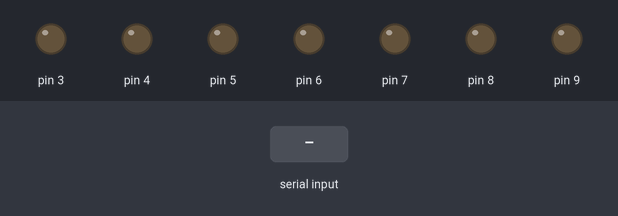
The program below on a simulated Arduino Pro Mini, built with avr-gcc and run on an emulated ATmega328P. Parts: output pins drawn as LEDs (lit = HIGH). Inputs (shaded band) come from the test bench.

Above: at 1.2 s.
1.3 s: "8" received over the second serial link
At 2.4 s:
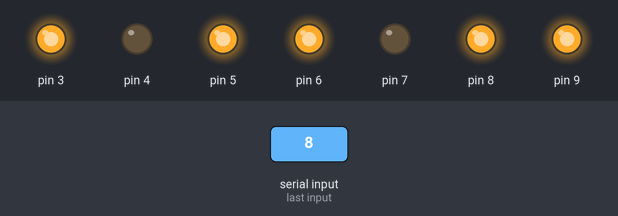
2.8 s: "4" received over the second serial link
At 3.5 s:
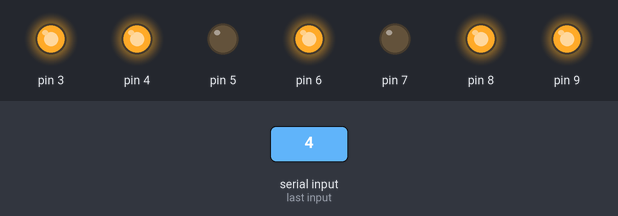
4.3 s: "2" received over the second serial link
At 4.7 s:
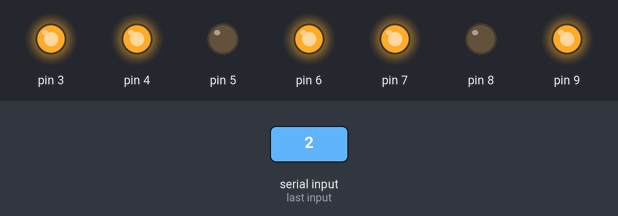
5.8 s: "6" received over the second serial link
At 7.0 s:
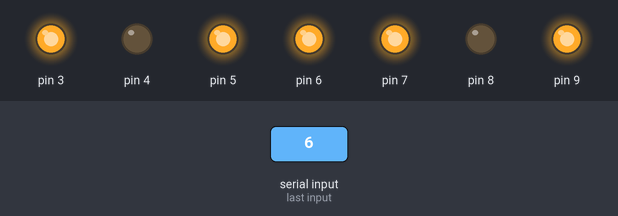
Timing chart, 0 to 8.3 s (numbered marks = the images above; inputs shaded):
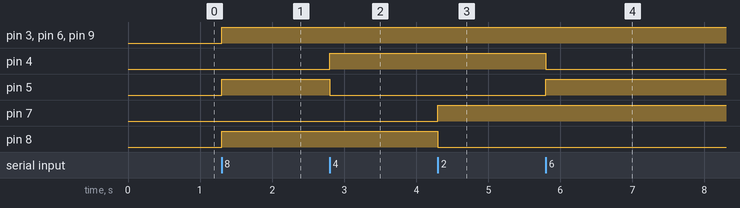

The program:

main.cpp
```cpp
#include <Arduino.h>
#include "pinning.h"
#include "reflectance.h"
#include "motor.h"
#include <SoftwareSerial.h>
#include "follower.h"

/* Quanto tempo em ms o seguidor irá andar? */
#define STOP_TIME 25000

/* Componentes do Seguidor de Linha */
SoftwareSerial bluetooth(BLUETOOTH_RX, BLUETOOTH_TX);
reflectance sensors[SENSORNO];
axis motorAxis;

void parse_bluetooth(char option);


void setup()
{
    Serial.begin(9600); /* Inicializa monitor serial */
    bluetooth.begin(9600); /* Inicializa bluetooth */

    /* Inicializa sensores de refletância */
    sensors[0] = reflectanceStart(SENSOR1, BLACK);
    sensors[1] = reflectanceStart(SENSOR2, BLACK);
    sensors[2] = reflectanceStart(SENSOR3, BLACK);
    sensors[3] = reflectanceStart(SENSOR4, BLACK);
    sensors[4] = reflectanceStart(SENSOR5, BLACK);
    sensors[5] = reflectanceStart(SENSOR6, BLACK);
    /* Fim sensores */

    /* Inicializa motores */
    motorAxis = axisStartPin(LEFT_PWM, LEFT_IN1, LEFT_IN2, STBY, RIGHT_PWM, RIGHT_IN1, RIGHT_IN2);

}

void loop()
{
    /* Checa entrada vinda do bluetooth */
   if (bluetooth.available()) {
        char value = bluetooth.read();
        parse_bluetooth(value);
    }
}

void parse_bluetooth(char option) {
    switch(option) {
        case '8':
            /* Para frente */
            axisForward(motorAxis, 255, 255);
            break;
        case '4':
            /* Para esquerda */
            axisLeft(motorAxis, 255, 255);
            break;
        case '2':
            /* Para tras */
            axisBackward(motorAxis, 255, 255);
            break;
        case '6':
            /* Para direita */
            axisRight(motorAxis, 255, 255);
            break;
        case 'a':
        case 'x':
            /* Começa o seguidor */
            unsigned long start_time = millis();
            while ((millis() - start_time) < STOP_TIME) {
                follow_line(sensors, motorAxis);
            }
            axisMove(motorAxis, 0, 0); /* Para o robô */

            break;
        default:
            axisForward(motorAxis, 0, 0);
            break;
    }
}
```

follower.h
```cpp
#ifndef __FOLLOWER_H__
#define __FOLLOWER_H__

#include "reflectance.h"
#include "pinning.h"
#include "motor.h"

/* Constantes dos sensores */
#define S111111 077
#define S111110 076
#define S111100 075
#define S111000 070
#define S110000 060
#define S100000 040
#define S011111 037
#define S011110 036
#define S011100 034
#define S011000 030
#define S001111 017
#define S001110 016
#define S001100 014
#define S000111 007
#define S000110 006
#define S000011 003
#define S000001 001
/* Fim constantes dos sensores */

/* Constantes de velocidade */
#define SPEED0 255
#define SPEED1 220
#define SPEED2 200
#define SPEED3 180
#define SPEED4 150
#define SPEED5 100

/**
 * Executa o código do seguidor de linha por máquina de estados
 */
void follow_line(reflectance sensors[], axis motor_axis) {
    int speed_left, speed_right;

    speed_left = speed_right = 0;

    if (
        /* 111111 */
        (lowerTreshold(sensors[0]) && lowerTreshold(sensors[1]) && lowerTreshold(sensors[2]) &&
        lowerTreshold(sensors[3]) && lowerTreshold(sensors[4]) && lowerTreshold(sensors[5])) ||
        /* 011110 */
        (higherTreshold(sensors[0]) && lowerTreshold(sensors[1]) && lowerTreshold(sensors[2]) &&
        lowerTreshold(sensors[3]) && lowerTreshold(sensors[4]) && higherTreshold(sensors[5])) ||
        /* 001100 */
        (higherTreshold(sensors[0]) && higherTreshold(sensors[1]) && lowerTreshold(sensors[2]) &&
        lowerTreshold(sensors[3]) && higherTreshold(sensors[4]) && higherTreshold(sensors[5]))
    ) { /* ir para frente */
        speed_left = SPEED0;
        speed_right = SPEED0;
    } else /* curva para esquerda */
    if ( /* 111110 */
        (lowerTreshold(sensors[0]) && lowerTreshold(sensors[1]) && lowerTreshold(sensors[2]) &&
        lowerTreshold(sensors[3]) && lowerTreshold(sensors[4]) && higherTreshold(sensors[5]))
    ) {
        speed_left = SPEED0;
        speed_right = SPEED1;
    } else if ( /* 111100 */
        (lowerTreshold(sensors[0]) && lowerTreshold(sensors[1]) && lowerTreshold(sensors[2]) &&
        lowerTreshold(sensors[3]) && higherTreshold(sensors[4]) && higherTreshold(sensors[5]))
    ) {
        speed_left = SPEED0;
        speed_right = SPEED2;
    }


    /* 111000 */
    /* 110000 */
    /* 100000 */

    /* 011100 */
    /* 011000 */
    /* 010000 */

    /* curva para direita */
    /* 011111 */
    /* 001111 */
    /* 000111 */
    /* 000011 */
    /* 000001 */

    /* 001110 */
    /* 000110 */
    /* 000010 */

}


/**
 * Converte o resultado dos sensores em um número, que será comparado com as constantes
 * dos sensores.
 */
int sensor_array_check(reflectance sensors[]) {
    size_t n = SENSORNO;
    int sensor_check = 0;

    for (int i = (n-1); i >= 0; i--) {
        sensor_check = sensor_check | (lowerTreshold(sensors[i]) ? 1 : 0) << (i*8);
    }

    return sensor_check;
}

void follow_line_constants(reflectance sensors[], axis motor_axis) {
    int sensor_value  = sensor_array_check(sensors);
    int speed_right, speed_left;

    switch (sensor_value)
    {
    /* Para frente */
    case S111111:
    case S011110:
    case S001100:
        /* code */
        speed_right = SPEED0;
        speed_left = SPEED0;
        break;

    /* Saindo para a direita */
    case S111110:
        speed_right = SPEED0;
        speed_left = SPEED1;
        break;
    case S111100:
        speed_right = SPEED0;
        speed_left = SPEED2;
        break;
    case S111000:
        speed_right = SPEED0;
        speed_left = SPEED3;
        break;
    case S110000:
        speed_right = SPEED0;
        speed_left = SPEED4;
        break;
    case S100000:
        speed_right = SPEED0;
        speed_left = SPEED5;
        break;
    case S011100:
        speed_right = SPEED1;
        speed_left = SPEED2;
        break;
    case S011000:
        speed_right = SPEED1;
        speed_left = SPEED3;
        break;

    /* Saindo para a esquerda */
    case S011111:
        speed_left = SPEED0;
        speed_right = SPEED1;
        break;

    case S001111:
        speed_left = SPEED0;
        speed_right = SPEED2;
        break;

    case S000111:
        speed_left = SPEED0;
        speed_right = SPEED3;
        break;

    case S000011:
        speed_left = SPEED0;
        speed_right = SPEED4;
        break;

    case S000001:
        speed_left = SPEED0;
        speed_right = SPEED5;
        break;

    case S001110:
        speed_left = SPEED1;
        speed_right = SPEED2;
        break;

    case S000110:
        speed_left = SPEED1;
        speed_right = SPEED3;
        break;

    default: /* Nenhum desses, pare! */
        speed_left = 0;
        speed_right = 0;
        break;
    }

    axisForward(motor_axis, speed_left, speed_right);
}

#endif
```

motor.h
```cpp
#ifndef __MOTOR_H__
#define __MOTOR_H__

#include <Arduino.h>
#include <stdarg.h>

/* Motor *****************************************************/

typedef struct {
  int pwmPin, in1Pin, in2Pin, stdbyPin;
} motor;

motor motorStart(int pwmPin, int in1Pin, int in2Pin, int stdbyPin) {
  motor aux;
  aux.pwmPin = pwmPin;
  aux.in1Pin = in1Pin;
  aux.in2Pin = in2Pin;
  aux.stdbyPin = stdbyPin;

  pinMode(aux.pwmPin, OUTPUT);
  pinMode(aux.in1Pin, OUTPUT);
  pinMode(aux.in2Pin, OUTPUT);
  pinMode(aux.stdbyPin, OUTPUT);

  return aux;
}

void motorCounterClockwise(motor aux, int pwr) {
  analogWrite(aux.pwmPin, pwr);
  digitalWrite(aux.in1Pin, LOW);
  digitalWrite(aux.in2Pin, HIGH);
  digitalWrite(aux.stdbyPin, HIGH);
}

void motorClockwise(motor aux, int pwr) {
  analogWrite(aux.pwmPin, pwr);
  digitalWrite(aux.in1Pin, HIGH);
  digitalWrite(aux.in2Pin, LOW);
  digitalWrite(aux.stdbyPin, HIGH);
}

/* End Motor *****************************************************/

/* Axis **********************************************************/
typedef struct {
  motor motorL, motorR;
  unsigned long beginTime;
} axis;

axis axisStartMotor(motor motorL, motor motorR);

axis axisStartPin(int pwmPinL, int in1PinL, int in2PinL, int stdbyPin, int pwmPinR, int in1PinR, int in2PinR) {
  motor motorL = motorStart(pwmPinL, in1PinL, in2PinL, stdbyPin);
  motor motorR = motorStart(pwmPinR, in1PinR, in2PinR, stdbyPin);

  return axisStartMotor(motorL, motorR);
}

axis axisStartMotor(motor motorL, motor motorR) {
  axis aux;

  aux.motorL = motorL;
  aux.motorR = motorR;

  return aux;
}

void axisForward(axis aux, int leftPwr, int rightPwr) {
  motorCounterClockwise(aux.motorL, leftPwr);
  motorClockwise(aux.motorR, rightPwr);
}

void axisBackward(axis aux, int leftPwr, int rightPwr) {
  motorClockwise(aux.motorL, leftPwr);
  motorCounterClockwise(aux.motorR, rightPwr);
}

void axisRight(axis aux, int leftPwr, int rightPwr) {
  motorCounterClockwise(aux.motorL, leftPwr);
  motorCounterClockwise(aux.motorR, rightPwr);
}

void axisLeft(axis aux, int leftPwr, int rightPwr) {
  motorClockwise(aux.motorL, leftPwr);
  motorClockwise(aux.motorR, rightPwr);
}

void axisMove(axis aux, int leftPwr, int rightPwr) {
  if (leftPwr && rightPwr < 0) { /* mover para trás */
    leftPwr *= -1; rightPwr *= -1;
    axisBackward(aux, leftPwr, rightPwr);
  } else if (leftPwr < 0) { /* mover para a esquerda */
    leftPwr *= -1;
    axisLeft(aux, leftPwr, rightPwr);
  } else if (rightPwr < 0) { /* mover para a direita */
    rightPwr *= -1;
    axisRight(aux, leftPwr, rightPwr);
  } else { /* mover para frente */
    axisForward(aux, leftPwr, rightPwr);
  }
}

/* End Axis **********************************************************************************/

#endif
```

pinning.h
```cpp
#ifndef __PINNING_H__
#define __PINNING_H__

#include <Arduino.h>

/**
 * Pinagem dos componentes
 */

/* Portas sensor QTR */
#define SENSOR1 A0
#define SENSOR2 A1
#define SENSOR3 A2
#define SENSOR4 A3
#define SENSOR5 A6
#define SENSOR6 A7

/* Número de sensores */
#define SENSORNO 6

/* Limite de preto */
#define BLACK 800

/* Portas dos motores */

/* Motor direito */
#define RIGHT_PWM 9
#define RIGHT_IN2 7
#define RIGHT_IN1 8

#define STBY 6 /* habilita a locomoção */

/* Motor esquerdo */
#define LEFT_IN1 4
#define LEFT_IN2 5
#define LEFT_PWM 3

/* ********************** */
/* Portas bluetooth */
#define BLUETOOTH_TX 10
#define BLUETOOTH_RX 11

#endif
```

reflectance.h
```cpp
#ifndef __REFLECTANCE_H__
#define __REFLECTANCE_H__

#include <Arduino.h>
#include <stdbool.h>

typedef struct {
  int pin;
  int treshold;
}
reflectance;


reflectance reflectanceStart(int pin, int treshold){
  reflectance aux;

  aux.pin = pin;
  aux.treshold = treshold;

  return aux;
}

int reflectanceRead(reflectance aux){
 // Serial.print("Valor refletancia ");
  long valor = analogRead(aux.pin);

 // Serial.println(valor);
  return valor;
}

bool higherTreshold(reflectance aux) {
  return (reflectanceRead(aux) > aux.treshold);
}

bool lowerTreshold(reflectance aux) {
  return (reflectanceRead(aux) < aux.treshold);
}

#endif
```

Measured:
- after the input at 1.3 s, pin 3, pin 5, pin 6, pin 8, pin 9: LOW → HIGH at once
- after the input at 2.8 s, pin 4: LOW → HIGH at once; pin 5: HIGH → LOW at once
- after the input at 4.3 s, pin 7: LOW → HIGH at once; pin 8: HIGH → LOW at once
- after the input at 5.8 s, pin 4: HIGH → LOW at once; pin 5: LOW → HIGH at once
